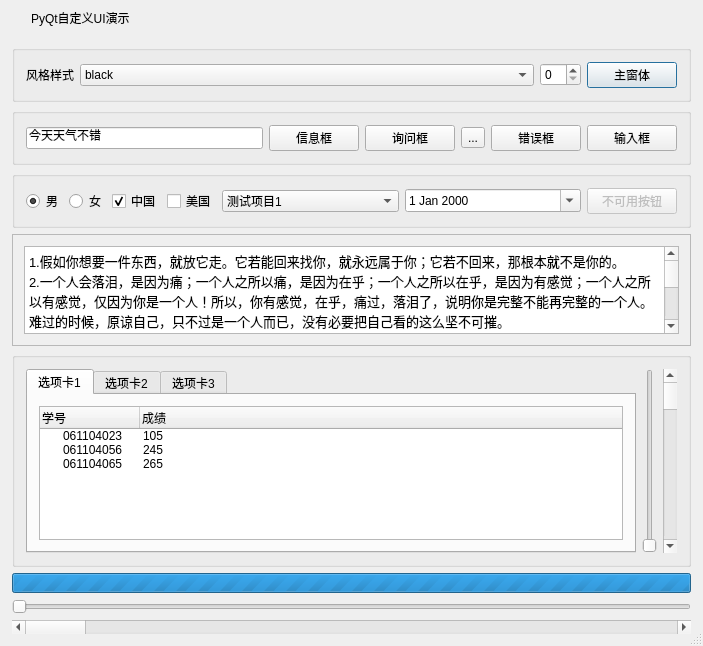
<?xml version="1.0" encoding="UTF-8"?>
<ui version="4.0">
 <class>frmMain</class>
 <widget class="QDialog" name="frmMain">
  <property name="geometry">
   <rect>
    <x>0</x>
    <y>0</y>
    <width>703</width>
    <height>646</height>
   </rect>
  </property>
  <property name="windowTitle">
   <string>PyQt自定义UI演示</string>
  </property>
  <property name="sizeGripEnabled">
   <bool>true</bool>
  </property>
  <layout class="QVBoxLayout" name="verticalLayout">
   <property name="spacing">
    <number>0</number>
   </property>
   <property name="margin">
    <number>1</number>
   </property>
   <item>
    <widget class="QWidget" name="widget_title" native="true">
     <property name="sizePolicy">
      <sizepolicy hsizetype="Preferred" vsizetype="Fixed">
       <horstretch>0</horstretch>
       <verstretch>0</verstretch>
      </sizepolicy>
     </property>
     <property name="minimumSize">
      <size>
       <width>100</width>
       <height>33</height>
      </size>
     </property>
     <layout class="QHBoxLayout" name="horizontalLayout_2">
      <property name="spacing">
       <number>0</number>
      </property>
      <property name="margin">
       <number>0</number>
      </property>
      <item>
       <widget class="QLabel" name="lab_Ico">
        <property name="sizePolicy">
         <sizepolicy hsizetype="Minimum" vsizetype="Preferred">
          <horstretch>0</horstretch>
          <verstretch>0</verstretch>
         </sizepolicy>
        </property>
        <property name="minimumSize">
         <size>
          <width>30</width>
          <height>0</height>
         </size>
        </property>
        <property name="text">
         <string/>
        </property>
        <property name="alignment">
         <set>Qt::AlignCenter</set>
        </property>
       </widget>
      </item>
      <item>
       <widget class="QLabel" name="lab_Title">
        <property name="sizePolicy">
         <sizepolicy hsizetype="Expanding" vsizetype="Preferred">
          <horstretch>0</horstretch>
          <verstretch>0</verstretch>
         </sizepolicy>
        </property>
        <property name="styleSheet">
         <string notr="true">font: 10pt &quot;微软雅黑&quot;;</string>
        </property>
        <property name="text">
         <string>PyQt自定义UI演示</string>
        </property>
        <property name="alignment">
         <set>Qt::AlignLeading|Qt::AlignLeft|Qt::AlignVCenter</set>
        </property>
       </widget>
      </item>
      <item>
       <widget class="QWidget" name="widget_menu" native="true">
        <property name="sizePolicy">
         <sizepolicy hsizetype="Minimum" vsizetype="Preferred">
          <horstretch>0</horstretch>
          <verstretch>0</verstretch>
         </sizepolicy>
        </property>
        <layout class="QHBoxLayout" name="horizontalLayout">
         <property name="spacing">
          <number>0</number>
         </property>
         <property name="margin">
          <number>0</number>
         </property>
         <item>
          <widget class="QPushButton" name="btnMenu_Min">
           <property name="sizePolicy">
            <sizepolicy hsizetype="Minimum" vsizetype="Expanding">
             <horstretch>0</horstretch>
             <verstretch>0</verstretch>
            </sizepolicy>
           </property>
           <property name="minimumSize">
            <size>
             <width>31</width>
             <height>0</height>
            </size>
           </property>
           <property name="cursor">
            <cursorShape>ArrowCursor</cursorShape>
           </property>
           <property name="focusPolicy">
            <enum>Qt::NoFocus</enum>
           </property>
           <property name="toolTip">
            <string>最小化</string>
           </property>
           <property name="text">
            <string/>
           </property>
           <property name="flat">
            <bool>true</bool>
           </property>
          </widget>
         </item>
         <item>
          <widget class="QPushButton" name="btnMenu_Max">
           <property name="sizePolicy">
            <sizepolicy hsizetype="Minimum" vsizetype="Expanding">
             <horstretch>0</horstretch>
             <verstretch>0</verstretch>
            </sizepolicy>
           </property>
           <property name="minimumSize">
            <size>
             <width>31</width>
             <height>0</height>
            </size>
           </property>
           <property name="cursor">
            <cursorShape>ArrowCursor</cursorShape>
           </property>
           <property name="focusPolicy">
            <enum>Qt::NoFocus</enum>
           </property>
           <property name="toolTip">
            <string>最大化</string>
           </property>
           <property name="text">
            <string/>
           </property>
           <property name="flat">
            <bool>true</bool>
           </property>
          </widget>
         </item>
         <item>
          <widget class="QPushButton" name="btnMenu_Close">
           <property name="sizePolicy">
            <sizepolicy hsizetype="Minimum" vsizetype="Expanding">
             <horstretch>0</horstretch>
             <verstretch>0</verstretch>
            </sizepolicy>
           </property>
           <property name="minimumSize">
            <size>
             <width>40</width>
             <height>0</height>
            </size>
           </property>
           <property name="cursor">
            <cursorShape>ArrowCursor</cursorShape>
           </property>
           <property name="focusPolicy">
            <enum>Qt::NoFocus</enum>
           </property>
           <property name="toolTip">
            <string>关闭</string>
           </property>
           <property name="text">
            <string/>
           </property>
           <property name="flat">
            <bool>true</bool>
           </property>
          </widget>
         </item>
        </layout>
       </widget>
      </item>
     </layout>
    </widget>
   </item>
   <item>
    <widget class="QWidget" name="widget_main" native="true">
     <property name="styleSheet">
      <string notr="true">font: 10pt &quot;微软雅黑&quot;;</string>
     </property>
     <layout class="QVBoxLayout" name="verticalLayout_2">
      <item>
       <widget class="QGroupBox" name="groupBox_3">
        <property name="title">
         <string/>
        </property>
        <layout class="QHBoxLayout" name="horizontalLayout_6">
         <item>
          <widget class="QLabel" name="label">
           <property name="text">
            <string>风格样式</string>
           </property>
          </widget>
         </item>
         <item>
          <widget class="QComboBox" name="cboxStyle">
           <property name="sizePolicy">
            <sizepolicy hsizetype="Expanding" vsizetype="Fixed">
             <horstretch>0</horstretch>
             <verstretch>0</verstretch>
            </sizepolicy>
           </property>
           <item>
            <property name="text">
             <string>black</string>
            </property>
           </item>
           <item>
            <property name="text">
             <string>white</string>
            </property>
           </item>
           <item>
            <property name="text">
             <string>blue</string>
            </property>
           </item>
           <item>
            <property name="text">
             <string>gray</string>
            </property>
           </item>
           <item>
            <property name="text">
             <string>brown</string>
            </property>
           </item>
           <item>
            <property name="text">
             <string>dev</string>
            </property>
           </item>
           <item>
            <property name="text">
             <string>silvery</string>
            </property>
           </item>
          </widget>
         </item>
         <item>
          <widget class="QSpinBox" name="spinBox"/>
         </item>
         <item>
          <widget class="QPushButton" name="btnChangeStyle">
           <property name="minimumSize">
            <size>
             <width>90</width>
             <height>0</height>
            </size>
           </property>
           <property name="text">
            <string>主窗体</string>
           </property>
          </widget>
         </item>
        </layout>
       </widget>
      </item>
      <item>
       <widget class="QGroupBox" name="groupBox_4">
        <property name="title">
         <string/>
        </property>
        <layout class="QHBoxLayout" name="horizontalLayout_7">
         <item>
          <widget class="QLineEdit" name="lineEdit">
           <property name="text">
            <string>今天天气不错</string>
           </property>
          </widget>
         </item>
         <item>
          <widget class="QPushButton" name="button">
           <property name="minimumSize">
            <size>
             <width>90</width>
             <height>0</height>
            </size>
           </property>
           <property name="cursor">
            <cursorShape>PointingHandCursor</cursorShape>
           </property>
           <property name="text">
            <string>信息框</string>
           </property>
          </widget>
         </item>
         <item>
          <widget class="QPushButton" name="button2">
           <property name="minimumSize">
            <size>
             <width>90</width>
             <height>0</height>
            </size>
           </property>
           <property name="cursor">
            <cursorShape>PointingHandCursor</cursorShape>
           </property>
           <property name="text">
            <string>询问框</string>
           </property>
          </widget>
         </item>
         <item>
          <widget class="QToolButton" name="toolButton">
           <property name="text">
            <string>...</string>
           </property>
          </widget>
         </item>
         <item>
          <widget class="QPushButton" name="button3">
           <property name="minimumSize">
            <size>
             <width>90</width>
             <height>0</height>
            </size>
           </property>
           <property name="cursor">
            <cursorShape>PointingHandCursor</cursorShape>
           </property>
           <property name="text">
            <string>错误框</string>
           </property>
          </widget>
         </item>
         <item>
          <widget class="QPushButton" name="button4">
           <property name="minimumSize">
            <size>
             <width>90</width>
             <height>0</height>
            </size>
           </property>
           <property name="cursor">
            <cursorShape>PointingHandCursor</cursorShape>
           </property>
           <property name="text">
            <string>输入框</string>
           </property>
          </widget>
         </item>
        </layout>
       </widget>
      </item>
      <item>
       <widget class="QGroupBox" name="groupBox">
        <property name="title">
         <string/>
        </property>
        <layout class="QHBoxLayout" name="horizontalLayout_4">
         <item>
          <widget class="QRadioButton" name="radioButton">
           <property name="text">
            <string>男</string>
           </property>
           <property name="checked">
            <bool>true</bool>
           </property>
          </widget>
         </item>
         <item>
          <widget class="QRadioButton" name="radioButton_2">
           <property name="text">
            <string>女</string>
           </property>
          </widget>
         </item>
         <item>
          <widget class="QCheckBox" name="checkBox">
           <property name="text">
            <string>中国</string>
           </property>
           <property name="checked">
            <bool>true</bool>
           </property>
          </widget>
         </item>
         <item>
          <widget class="QCheckBox" name="checkBox_2">
           <property name="text">
            <string>美国</string>
           </property>
          </widget>
         </item>
         <item>
          <widget class="QComboBox" name="comboBox">
           <property name="sizePolicy">
            <sizepolicy hsizetype="Expanding" vsizetype="Fixed">
             <horstretch>0</horstretch>
             <verstretch>0</verstretch>
            </sizepolicy>
           </property>
           <item>
            <property name="text">
             <string>测试项目1</string>
            </property>
           </item>
           <item>
            <property name="text">
             <string>测试项目2</string>
            </property>
           </item>
           <item>
            <property name="text">
             <string>测试项目3</string>
            </property>
           </item>
          </widget>
         </item>
         <item>
          <widget class="QDateEdit" name="dateEdit">
           <property name="sizePolicy">
            <sizepolicy hsizetype="Expanding" vsizetype="Fixed">
             <horstretch>0</horstretch>
             <verstretch>0</verstretch>
            </sizepolicy>
           </property>
           <property name="calendarPopup">
            <bool>true</bool>
           </property>
          </widget>
         </item>
         <item>
          <widget class="QPushButton" name="pushButton_4">
           <property name="enabled">
            <bool>false</bool>
           </property>
           <property name="sizePolicy">
            <sizepolicy hsizetype="Minimum" vsizetype="Fixed">
             <horstretch>0</horstretch>
             <verstretch>0</verstretch>
            </sizepolicy>
           </property>
           <property name="minimumSize">
            <size>
             <width>90</width>
             <height>0</height>
            </size>
           </property>
           <property name="text">
            <string>不可用按钮</string>
           </property>
          </widget>
         </item>
        </layout>
       </widget>
      </item>
      <item>
       <widget class="QFrame" name="frame">
        <property name="frameShape">
         <enum>QFrame::StyledPanel</enum>
        </property>
        <property name="frameShadow">
         <enum>QFrame::Raised</enum>
        </property>
        <layout class="QHBoxLayout" name="horizontalLayout_3">
         <item>
          <widget class="QTextEdit" name="textEdit">
           <property name="html">
            <string>&lt;!DOCTYPE HTML PUBLIC &quot;-//W3C//DTD HTML 4.0//EN&quot; &quot;http://www.w3.org/TR/REC-html40/strict.dtd&quot;&gt;
&lt;html&gt;&lt;head&gt;&lt;meta name=&quot;qrichtext&quot; content=&quot;1&quot; /&gt;&lt;style type=&quot;text/css&quot;&gt;
p, li { white-space: pre-wrap; }
&lt;/style&gt;&lt;/head&gt;&lt;body style=&quot; font-family:'微软雅黑'; font-size:10pt; font-weight:400; font-style:normal;&quot;&gt;
&lt;p style=&quot; margin-top:0px; margin-bottom:0px; margin-left:0px; margin-right:0px; -qt-block-indent:0; text-indent:0px;&quot;&gt;1.假如你想要一件东西，就放它走。它若能回来找你，就永远属于你；它若不回来，那根本就不是你的。&lt;/p&gt;
&lt;p style=&quot; margin-top:0px; margin-bottom:0px; margin-left:0px; margin-right:0px; -qt-block-indent:0; text-indent:0px;&quot;&gt;2.一个人会落泪，是因为痛；一个人之所以痛，是因为在乎；一个人之所以在乎，是因为有感觉；一个人之所以有感觉，仅因为你是一个人！所以，你有感觉，在乎，痛过，落泪了，说明你是完整不能再完整的一个人。难过的时候，原谅自己，只不过是一个人而已，没有必要把自己看的这么坚不可摧。&lt;/p&gt;
&lt;p style=&quot; margin-top:0px; margin-bottom:0px; margin-left:0px; margin-right:0px; -qt-block-indent:0; text-indent:0px;&quot;&gt;3.如果真的有一天，某个回不来的人消失了，某个离不开的人离开了，也没关系。时间会把最正确的人带到你的身边，在此之前，你所要做的，是好好的照顾自己。&lt;/p&gt;
&lt;p style=&quot; margin-top:0px; margin-bottom:0px; margin-left:0px; margin-right:0px; -qt-block-indent:0; text-indent:0px;&quot;&gt;4.你可以沉默不语，不管我的着急；你可以不回信息，不顾我的焦虑；你可以将我的关心，说成让你烦躁的原因；你可以把我的思念，丢在角落不屑一顾。你可以对着其他人微笑，你可以给别人拥抱，你可以对全世界好，却忘了我一直的伤心。------ 你不过是仗着我喜欢你，而那，却是唯一让我变得卑微的原因。&lt;/p&gt;
&lt;p style=&quot; margin-top:0px; margin-bottom:0px; margin-left:0px; margin-right:0px; -qt-block-indent:0; text-indent:0px;&quot;&gt;5.生命中有一些人与我们擦肩了，却来不及遇见；遇见了，却来不及相识；相识了，却来不及熟悉；熟悉了，却还是要说再见。------ 对自己好点，因为一辈子不长；对身边的人好点，因为下辈子不一定能遇见。&lt;/p&gt;
&lt;p style=&quot; margin-top:0px; margin-bottom:0px; margin-left:0px; margin-right:0px; -qt-block-indent:0; text-indent:0px;&quot;&gt;6.0岁出场，10岁成长，20岁彷徨，30岁定向，40岁打拼，50岁回望，60岁告老，70岁搓麻，80岁晒太阳，90岁躺床上，100岁挂墙上。生的伟大，死的凄凉，能牵手的时候，请别肩并肩，能拥抱的时候，请别手牵手，能相爱的时候，请别说分开。一生就这么短暂而已。&lt;/p&gt;
&lt;p style=&quot; margin-top:0px; margin-bottom:0px; margin-left:0px; margin-right:0px; -qt-block-indent:0; text-indent:0px;&quot;&gt;7.时候，希望自己快点长大，长大了，却发现遗失了童年；单身时，开始羡慕恋人的甜蜜，恋爱时，怀念单身时的自由。——— 很多事物，没有得到时总觉得美好，得到之后才开始明白：“我们得到的同时也在失去。”&lt;/p&gt;
&lt;p style=&quot; margin-top:0px; margin-bottom:0px; margin-left:0px; margin-right:0px; -qt-block-indent:0; text-indent:0px;&quot;&gt;8.面对， 不一定最难过。 孤独， 不一定不快乐。 得到， 不一定能长久。 失去， 不一定不再拥有。 不要因为寂寞而错爱， 不要因為错爱而寂寞一生。&lt;/p&gt;&lt;/body&gt;&lt;/html&gt;</string>
           </property>
          </widget>
         </item>
        </layout>
       </widget>
      </item>
      <item>
       <widget class="QGroupBox" name="groupBox_2">
        <property name="title">
         <string/>
        </property>
        <layout class="QHBoxLayout" name="horizontalLayout_5">
         <item>
          <widget class="QTabWidget" name="tabWidget">
           <property name="currentIndex">
            <number>0</number>
           </property>
           <widget class="QWidget" name="tab">
            <attribute name="title">
             <string>选项卡1</string>
            </attribute>
            <layout class="QVBoxLayout" name="verticalLayout_3">
             <item>
              <widget class="QTreeWidget" name="treeWidget">
               <column>
                <property name="text">
                 <string>学号</string>
                </property>
               </column>
               <column>
                <property name="text">
                 <string>成绩</string>
                </property>
               </column>
               <item>
                <property name="text">
                 <string>061104023</string>
                </property>
                <property name="text">
                 <string>105</string>
                </property>
               </item>
               <item>
                <property name="text">
                 <string>061104056</string>
                </property>
                <property name="text">
                 <string>245</string>
                </property>
               </item>
               <item>
                <property name="text">
                 <string>061104065</string>
                </property>
                <property name="text">
                 <string>265</string>
                </property>
               </item>
              </widget>
             </item>
            </layout>
           </widget>
           <widget class="QWidget" name="tab_2">
            <attribute name="title">
             <string>选项卡2</string>
            </attribute>
            <layout class="QVBoxLayout" name="verticalLayout_4">
             <item>
              <widget class="QTableWidget" name="tableWidget">
               <property name="selectionBehavior">
                <enum>QAbstractItemView::SelectRows</enum>
               </property>
               <row>
                <property name="text">
                 <string>1</string>
                </property>
               </row>
               <row>
                <property name="text">
                 <string>2</string>
                </property>
               </row>
               <row>
                <property name="text">
                 <string>3</string>
                </property>
               </row>
               <column>
                <property name="text">
                 <string>学号</string>
                </property>
               </column>
               <column>
                <property name="text">
                 <string>成绩</string>
                </property>
               </column>
               <item row="0" column="0">
                <property name="text">
                 <string>061104023</string>
                </property>
               </item>
               <item row="0" column="1">
                <property name="text">
                 <string>105</string>
                </property>
               </item>
               <item row="1" column="0">
                <property name="text">
                 <string>061104025</string>
                </property>
               </item>
               <item row="1" column="1">
                <property name="text">
                 <string>108</string>
                </property>
               </item>
               <item row="2" column="0">
                <property name="text">
                 <string>061104056</string>
                </property>
               </item>
               <item row="2" column="1">
                <property name="text">
                 <string>235</string>
                </property>
               </item>
              </widget>
             </item>
            </layout>
           </widget>
           <widget class="QWidget" name="tab_3">
            <attribute name="title">
             <string>选项卡3</string>
            </attribute>
            <layout class="QVBoxLayout" name="verticalLayout_5">
             <item>
              <widget class="QToolBox" name="toolBox">
               <property name="currentIndex">
                <number>1</number>
               </property>
               <widget class="QWidget" name="page">
                <property name="geometry">
                 <rect>
                  <x>0</x>
                  <y>0</y>
                  <width>100</width>
                  <height>30</height>
                 </rect>
                </property>
                <attribute name="label">
                 <string>学生信息管理</string>
                </attribute>
               </widget>
               <widget class="QWidget" name="page_2">
                <property name="geometry">
                 <rect>
                  <x>0</x>
                  <y>0</y>
                  <width>100</width>
                  <height>30</height>
                 </rect>
                </property>
                <attribute name="label">
                 <string>教师信息管理</string>
                </attribute>
               </widget>
              </widget>
             </item>
            </layout>
           </widget>
          </widget>
         </item>
         <item>
          <widget class="QSlider" name="verticalSlider">
           <property name="orientation">
            <enum>Qt::Vertical</enum>
           </property>
          </widget>
         </item>
         <item>
          <widget class="QScrollBar" name="verticalScrollBar">
           <property name="orientation">
            <enum>Qt::Vertical</enum>
           </property>
          </widget>
         </item>
        </layout>
       </widget>
      </item>
      <item>
       <widget class="QProgressBar" name="progressBar">
        <property name="sizePolicy">
         <sizepolicy hsizetype="Expanding" vsizetype="Minimum">
          <horstretch>0</horstretch>
          <verstretch>0</verstretch>
         </sizepolicy>
        </property>
        <property name="minimumSize">
         <size>
          <width>0</width>
          <height>20</height>
         </size>
        </property>
        <property name="minimum">
         <number>0</number>
        </property>
        <property name="maximum">
         <number>0</number>
        </property>
        <property name="value">
         <number>-1</number>
        </property>
       </widget>
      </item>
      <item>
       <widget class="QSlider" name="horizontalSlider">
        <property name="orientation">
         <enum>Qt::Horizontal</enum>
        </property>
       </widget>
      </item>
      <item>
       <widget class="QScrollBar" name="horizontalScrollBar">
        <property name="orientation">
         <enum>Qt::Horizontal</enum>
        </property>
       </widget>
      </item>
     </layout>
    </widget>
   </item>
  </layout>
 </widget>
 <layoutdefault spacing="6" margin="11"/>
 <resources>
  <include location="frmmain.qrc"/>
 </resources>
 <connections/>
</ui>
